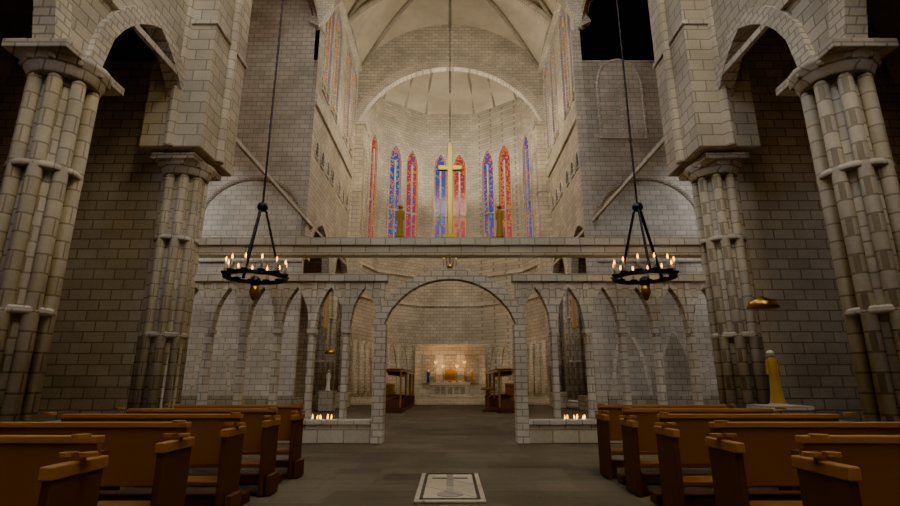
#> input picture Blender/kingdom/_fixcat/mag/ci_mid.png, 900 x 506 px, given in place of hd_gate_top.png, which was not available
$ python _gmontage.py
#> lines starting #> are read from the running program, lines starting #| are printed output that depends on the picture; after the words box and inside, x2 and y2 are one past the last pixel; in counts of white or black regions, pixels touching at a corner belong together
from PIL import Image, ImageDraw
import os
R = r"E:\My World\Blender\renders\kingdom"
Q = os.path.join(R, "_qc")
BOXES = [
    ("top",     "hd_gate_top.png",      640, 560,  750, 700, 3.0, "1a top 640,560-750,700"),
    ("top",     "hd_gate_top.png",      950, 390, 1090, 520, 3.0, "1b top 950,390-1090,520"),
    ("c",       "hd_gate_c.png",        280, 430,  750, 580, 2.0, "1c c 280,430-750,580"),
    ("portal",  "hd_gate_portal.png",   575, 380, 1085, 500, 2.2, "2a portal 575,455-1085,470 (arch head)"),
    ("arch",    "hd_gate_arch.png",     560, 340,  900, 470, 3.0, "2b arch 560,375-830,385"),
    ("portal",  "hd_gate_portal.png",   440, 350,  540, 430, 5.0, "4a portal 462,370-500,400"),
    ("through", "hd_gate_through.png",  300, 590,  400, 720, 4.0, "4b through 330,620-360,690"),
    ("road",    "hd_gate_road.png",    1010, 610, 1120, 730, 4.0, "4c road 1040,640-1090,700"),
    ("south",   "hd_gate_south.png",    760, 340,  860, 430, 4.0, "4d south 790,370-830,400"),
    ("citywide","hd_gate_citywide.png",  80, 530,  320, 690, 3.0, "3a citywide 100,550-300,650"),
    ("c",       "hd_gate_c.png",        1050, 180, 1180, 450, 3.0, "3b c 1080,200-1150,420"),
]
tiles = []
for name, fn, x0, y0, x1, y1, sc, label in BOXES:
    im = Image.open(os.path.join(R, fn)).convert("RGB")
    box = im.crop((x0, y0, x1, y1))
#> box: PIL image 110x140 RGB; every value is 0
    w = int(box.width * sc); h = int(box.height * sc)
#> after `w = int(box.width * sc)`: w = 330
#> after `h = int(box.height * sc)`: h = 420
    box = box.resize((w, h), Image.LANCZOS)
#> box: PIL image 330x420 RGB; every value is 0
    lab = Image.new("RGB", (w, 26), (245, 245, 245))
#> lab: PIL image 330x26 RGB; every value is 245
    d = ImageDraw.Draw(lab)
    d.text((5, 7), "%s  [%s]" % (label, name), fill=(20, 20, 20))
    tile = Image.new("RGB", (w, h + 26), (255, 255, 255))
#> tile: PIL image 330x446 RGB; every value is 255
    tile.paste(box, (0, 26)); tile.paste(lab, (0, 0))
#> after `tile.paste(box, (0, 26))`:
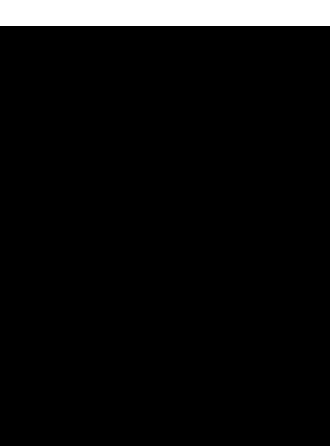
#> tile: PIL image 330x446 RGB; 5.8% white; 1 white region, box (x1, y1, x2, y2) and area: (0, 0, 330, 26) 8580
#> after `tile.paste(lab, (0, 0))`:
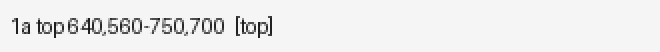
#> lab: PIL image 330x26 RGB (shown 2 times larger); min 23, max 245, mean 237
#> pass 3 of the loop `for name, fn, x0, y0, x1, y1, sc, label in BOXES:`:
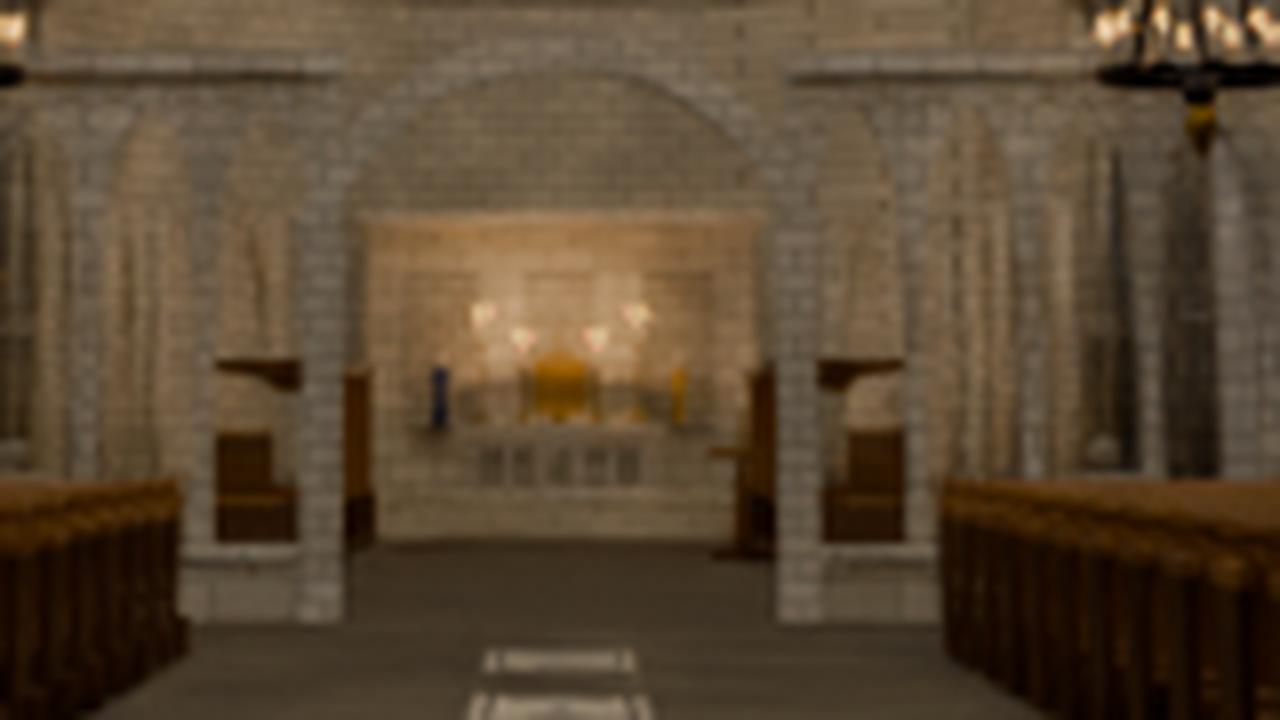
#> input picture Blender/kingdom/_fixcat/out/altar_zoom.png, 1280 x 720 px, given in place of hd_gate_c.png, which was not available
#> im is the input picture: PIL image 1280x720 RGB; mean R, G, B 89.5, 71.5, 50.6
#> `tile.paste(box, (0, 26))`:
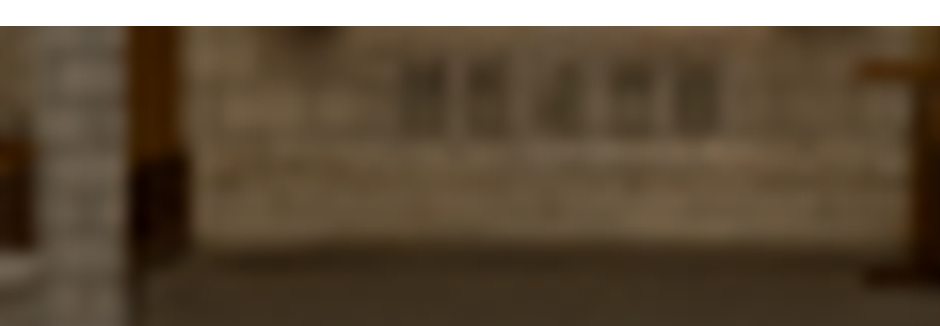
#> tile: PIL image 940x326 RGB; mean R, G, B 95.5, 80, 60.8
#> `tile.paste(lab, (0, 0))`:
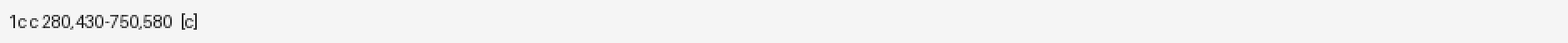
#> lab: PIL image 940x26 RGB (shown 2 times larger); min 23, max 245, mean 242.7
#> (the run stopped early here; a loop or call above may not have finished)
